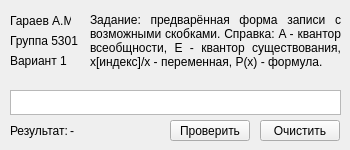
<?xml version="1.0" encoding="UTF-8"?>
<ui version="4.0">
 <class>MainWindow</class>
 <widget class="QMainWindow" name="MainWindow">
  <property name="geometry">
   <rect>
    <x>0</x>
    <y>0</y>
    <width>350</width>
    <height>150</height>
   </rect>
  </property>
  <property name="windowTitle">
   <string>Parser</string>
  </property>
  <widget class="QWidget" name="centralWidget">
   <widget class="QPlainTextEdit" name="textField">
    <property name="geometry">
     <rect>
      <x>10</x>
      <y>90</y>
      <width>331</width>
      <height>25</height>
     </rect>
    </property>
    <property name="sizePolicy">
     <sizepolicy hsizetype="Expanding" vsizetype="Expanding">
      <horstretch>0</horstretch>
      <verstretch>0</verstretch>
     </sizepolicy>
    </property>
   </widget>
   <widget class="QLabel" name="nameLabel">
    <property name="geometry">
     <rect>
      <x>10</x>
      <y>10</y>
      <width>61</width>
      <height>21</height>
     </rect>
    </property>
    <property name="text">
     <string>Гараев А.М.</string>
    </property>
    <property name="alignment">
     <set>Qt::AlignJustify|Qt::AlignVCenter</set>
    </property>
   </widget>
   <widget class="QLabel" name="groupLabel">
    <property name="geometry">
     <rect>
      <x>10</x>
      <y>30</y>
      <width>71</width>
      <height>21</height>
     </rect>
    </property>
    <property name="text">
     <string>Группа 5301</string>
    </property>
    <property name="alignment">
     <set>Qt::AlignJustify|Qt::AlignVCenter</set>
    </property>
   </widget>
   <widget class="QLabel" name="taskLabel">
    <property name="geometry">
     <rect>
      <x>90</x>
      <y>10</y>
      <width>251</width>
      <height>61</height>
     </rect>
    </property>
    <property name="text">
     <string>Задание: предварённая форма записи с возможными скобками. Справка: A - квантор всеобщности, E - квантор существования, x[индекс]/x - переменная, P(x) - формула.</string>
    </property>
    <property name="alignment">
     <set>Qt::AlignJustify|Qt::AlignVCenter</set>
    </property>
    <property name="wordWrap">
     <bool>true</bool>
    </property>
   </widget>
   <widget class="QLabel" name="variantLabel">
    <property name="geometry">
     <rect>
      <x>10</x>
      <y>50</y>
      <width>71</width>
      <height>21</height>
     </rect>
    </property>
    <property name="text">
     <string>Вариант 1</string>
    </property>
    <property name="alignment">
     <set>Qt::AlignJustify|Qt::AlignVCenter</set>
    </property>
   </widget>
   <widget class="QPushButton" name="checkButton">
    <property name="geometry">
     <rect>
      <x>170</x>
      <y>120</y>
      <width>80</width>
      <height>21</height>
     </rect>
    </property>
    <property name="text">
     <string>Проверить</string>
    </property>
   </widget>
   <widget class="QPushButton" name="clearButton">
    <property name="geometry">
     <rect>
      <x>260</x>
      <y>120</y>
      <width>80</width>
      <height>21</height>
     </rect>
    </property>
    <property name="text">
     <string>Очистить</string>
    </property>
   </widget>
   <widget class="QLabel" name="resultLabel">
    <property name="geometry">
     <rect>
      <x>10</x>
      <y>120</y>
      <width>61</width>
      <height>21</height>
     </rect>
    </property>
    <property name="text">
     <string>Результат:</string>
    </property>
    <property name="alignment">
     <set>Qt::AlignJustify|Qt::AlignVCenter</set>
    </property>
   </widget>
   <widget class="QLabel" name="computedResultLabel">
    <property name="enabled">
     <bool>true</bool>
    </property>
    <property name="geometry">
     <rect>
      <x>70</x>
      <y>120</y>
      <width>51</width>
      <height>21</height>
     </rect>
    </property>
    <property name="text">
     <string>-</string>
    </property>
    <property name="alignment">
     <set>Qt::AlignJustify|Qt::AlignVCenter</set>
    </property>
   </widget>
  </widget>
 </widget>
 <layoutdefault spacing="6" margin="11"/>
 <resources/>
 <connections/>
</ui>
